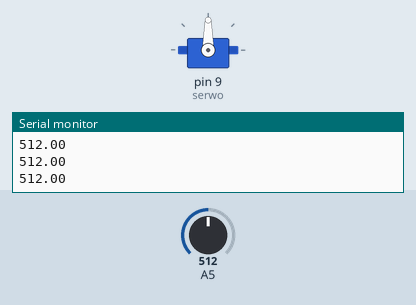
Bench run of a sketch on a simulated Arduino Uno, built with avr-gcc and run on an emulated ATmega328P. Parts: servo, the last lines printed to the serial monitor. Inputs (shaded band) come from the test bench; at power-on: A5 = 512.

Above: at 1.2 s.
1.3 s: A5 set to 716
At 2.5 s:
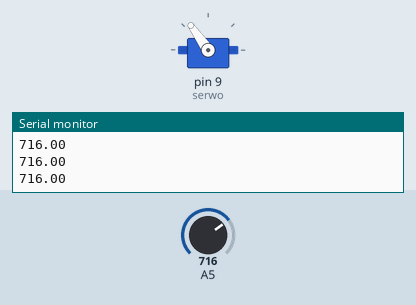
2.8 s: A5 set to 900
At 3.9 s:
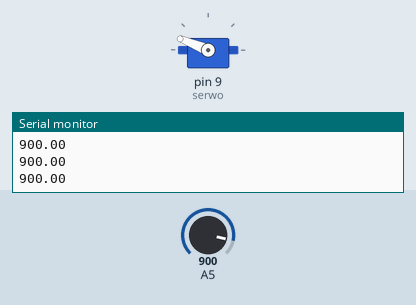
4.3 s: A5 set to 1023
At 4.7 s:
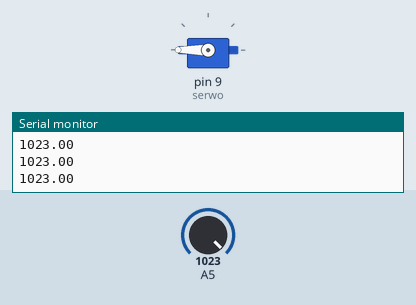
5.8 s: A5 set to 306
At 6.3 s:
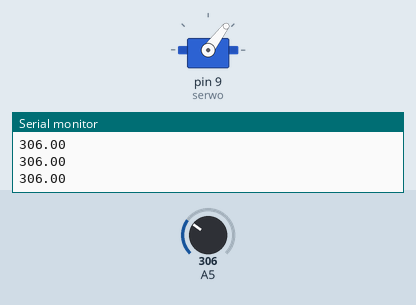
7.3 s: A5 set to 122
At 8.2 s:
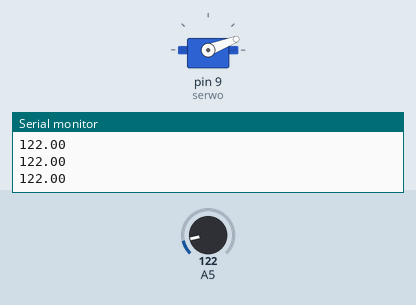
8.8 s: A5 set to 0
At 9.7 s:
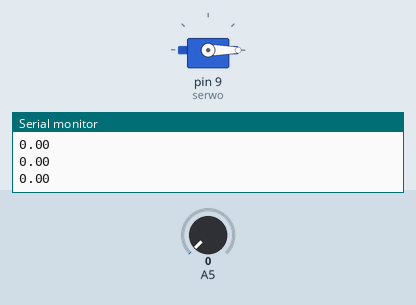
Timing chart, 0 to 11.3 s (numbered marks = the images above; inputs shaded):
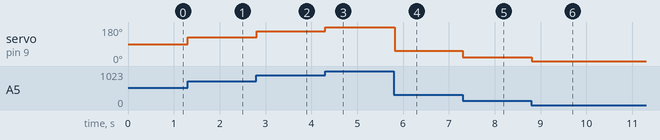

The sketch:

serwo_obracane_potencjometrem.ino
```cpp
#include<Servo.h>

Servo serwo;
float potencjometr;
int obrot;

void setup() {
  // put your setup code here, to run once:
  serwo.attach(9);
  Serial.begin(9600);
}

void loop() {
  // put your main code here, to run repeatedly:
  potencjometr=analogRead(A5);
  Serial.println(potencjometr);
  obrot=(potencjometr/1023.0) * 180.0;
  serwo.write(obrot);
  delay(20);
}
```

Measured:
- after the input at 1.3 s, servo on pin 9 (serwo): 90° → 125° at once
- after the input at 2.8 s, servo on pin 9 (serwo): 125° → 158° at once
- after the input at 4.3 s, servo on pin 9 (serwo): 158° → 180° at once
- after the input at 5.8 s, servo on pin 9 (serwo): 180° → 53° at once
- after the input at 7.3 s, servo on pin 9 (serwo): 53° → 21° at once
- after the input at 8.8 s, servo on pin 9 (serwo): 21° → 0° at once
